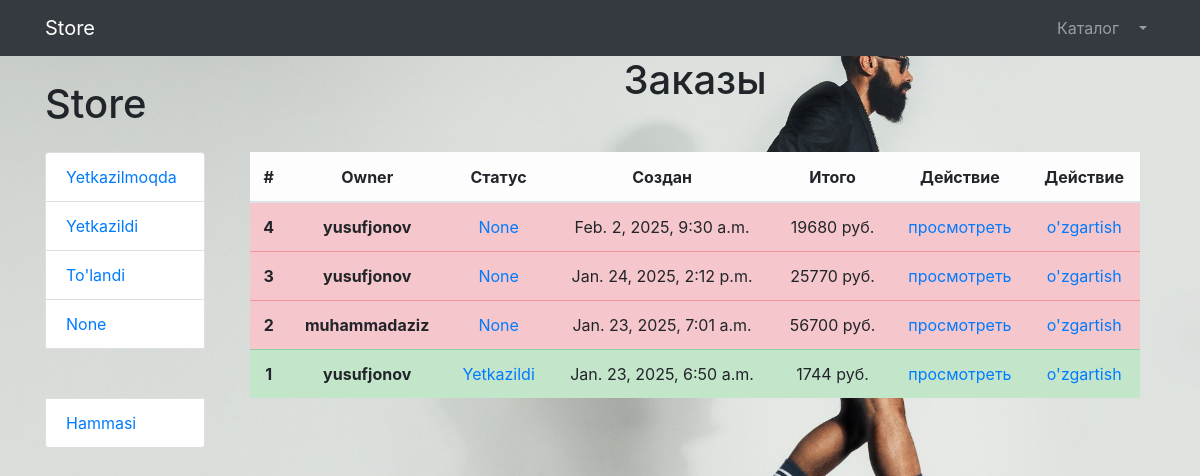
Page /admin-panel/ (signed in) on the committed database.
### storeapp/models.py (models this page shows, shortened)
class OrderModel(models.Model):
    STATUS_CHANGE = (
        ('Yetkazilmoqda','Yetkazilmoqda'),
        ('Yetkazildi','Yetkazildi'),
        ("To'landi","To'landi")
    )
    basket = models.ManyToManyField(BasketModl)
    owner = models.ForeignKey(Userprofile, on_delete=models.PROTECT)
    created = models.DateTimeField(auto_now_add=True)
    status = models.CharField(max_length=200, choices=STATUS_CHANGE, blank=True, null=True)
    summa = models.IntegerField(blank=True, null=True)
    first_name = models.CharField(max_length=200, blank=True, null=True)
    last_name = models.CharField(max_length=200, blank=True, null=True)
    phone = models.TextField(blank=True, null=True)
    address = models.TextField(blank=True, null=True)

### storeapp/views.py (the view)
# urls.py: path('admin-panel/', adminpanel, name='admin_panel'),
def adminpanel(request):
    if request.user.is_staff:
        orders = OrderModel.objects.all().order_by('-created')
        context = {
            'orders': orders
        }
        return render(request, 'admin.html', context)
    else:
        return redirect('home')

### storeapp/templates/admin.html (shortened to what this page needs)
{% extends 'base.html' %}
{% block content %}
<div class="container">
    <div class="row">
        <div class="col-lg-2">
            <h1 class="my-4">Store</h1>
            <div class="list-group">
                <a href="{% url 'order_category' status='Yetkazilmoqda' %}" class="list-group-item">Yetkazilmoqda</a>
                <a href="{% url 'order_category' status='Yetkazildi' %}" class="list-group-item">Yetkazildi</a>
                <a href="{% url 'order_category' status='To\'landi' %}" class="list-group-item">To'landi</a>
                <a href="{% url 'order_category' status='None' %}" class="list-group-item">None</a>
                <a href="{% url 'admin_panel' %}" class="list-group-item">Hammasi</a>
            </div>
        </div>
        <section class="col-lg-10">
            <div class="container">
                <div class="text-center ">
                    <h1>Заказы</h1>
                    <div class="orders mt-5">
                        <table class="table ">
                            <thead>
                            <tr class="table-light">
                                <th scope="col">#</th>
                                <th scope="col">Owner</th>
                                <th scope="col">Статус</th>
                                <th scope="col">Создан</th>
                                <th scope="col">Итого</th>
                                <th scope="col">Действие</th>
                                <th scope="col">Действие</th>
                            </tr>
                            </thead>
                            <tbody>
                            {% for order in orders %}
                            <tr class="{% if order.status == 'Yetkazildi' %} table-success {% elif order.status == 'Yetkazilmoqda' %} table-info {% elif order.status == 'To\'landi' %} table-warning {% else %} table-danger  {% endif %}">
                                <th scope="row">{{order.id}}</th>
                                <th scope="row">{{order.first_name}}</th>
                                <td><a href="{% url 'change_status' pk=order.id %}">{{order.status}}</a></td>
                                <td>{{order.created}}</td>
                                <td>{{order.summa}} руб.</td>
                                <td>
                                    <a href="{% url 'order' pk=order.id %}">просмотреть</a>
                                </td>
                                <td>
                                    <a href="{% url 'edit_order' pk=order.id %}">o'zgartish</a>
                                </td>
                            </tr>
                            {% endfor %}
                            </tbody>
                        </table>
                    </div>
                </div>
            </div>
        </section>
    </div>
</div>
{% endblock content %}

### rows in the picture
OrderModel: id "4", first_name "yusufjonov", status "None", created "Feb. 2, 2025, 9:30 a.m.", summa "19680"
OrderModel: id "3", first_name "yusufjonov", status "None", created "Jan. 24, 2025, 2:12 p.m.", summa "25770"
OrderModel: id "2", first_name "muhammadaziz", status "None", created "Jan. 23, 2025, 7:01 a.m.", summa "56700"
OrderModel: id "1", first_name "yusufjonov", status "Yetkazildi", created "Jan. 23, 2025, 6:50 a.m.", summa "1744"
